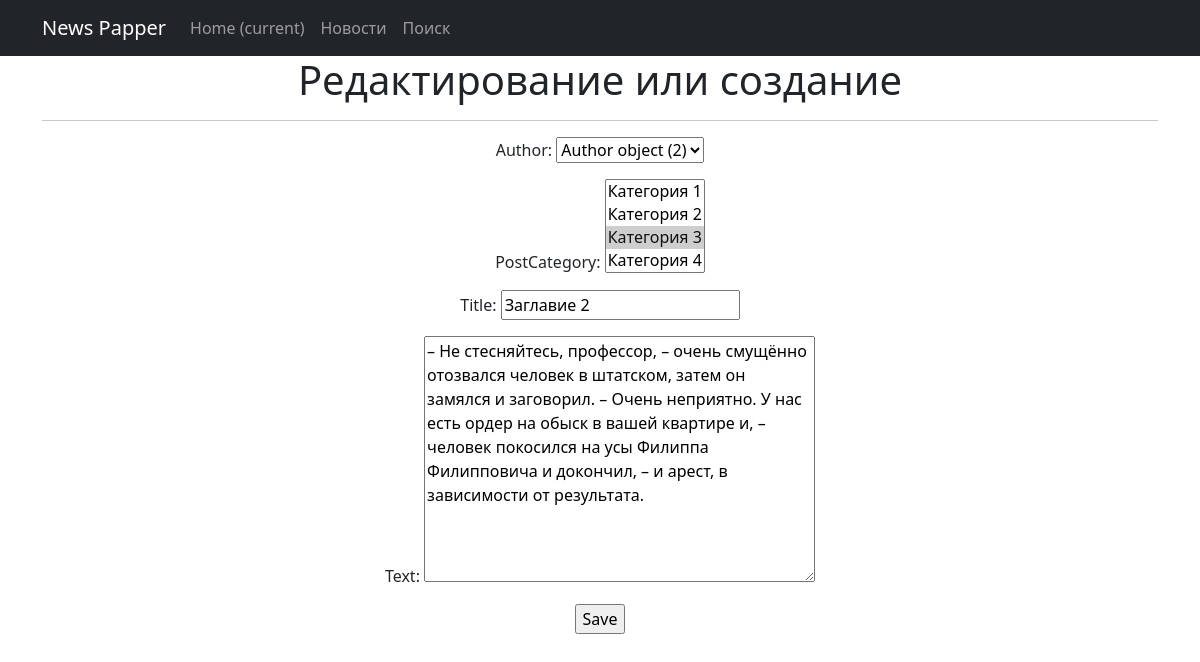
The app's page /news/2/edit/ with its own data.
### news/models.py (models this page shows, shortened)
class Post(models.Model):
    author = models.ForeignKey(Author, on_delete=models.CASCADE)
    News = 'NW'
    Article = 'AR'
    CHOISE_CATEGORY = [
        (News, 'Новость'),
        (Article, 'Статья')
    ]
    categoryType = models.CharField(max_length=2, choices=CHOISE_CATEGORY, default=News)
    dateCreation = models.DateTimeField(auto_now_add=True)
    postCategory = models.ManyToManyField(Category, through='PostCategory')
    title = models.CharField(max_length=128)
    text = models.TextField()
    rating = models.SmallIntegerField(default=0)

### news/views.py (the view)
# urls.py: path('<int:pk>/edit/', PostUpdate.as_view(), name='news_edit'),
class PostUpdate(UpdateView):
    form_class = PostForm
    model = Post
    template_name = 'post_edit.html'

### news/forms.py
class PostForm(forms.ModelForm):
    class Meta:
        model = Post
        fields = [
            'author',
            'postCategory',
            'title',
            'text',
        ]

### news/models.py (called while the page is built)
    def __str__(self):
        return self.name

### templates/post_edit.html (shortened to what this page needs)
{% extends 'flatpages/default.html' %}
{% block content %}
<h1>Редактирование или создание</h1>
<hr>
<form action="" method="post">
    {{ form.as_p }}
    <input type="submit" value="Save" />
</form>
{% endblock content %}

### records on screen
Post: author "Author object (2)", title "Заглавие 2", text "– Не стесняйтесь, профессор, – очень смущённо отозвался человек в штатском, затем он замялся и заговорил. – Очень неприятно. У нас есть ордер на обыск в вашей квартире и, – человек покосился на усы Филиппа Филипповича и докончил, – и арест, в зависимости от результата."
